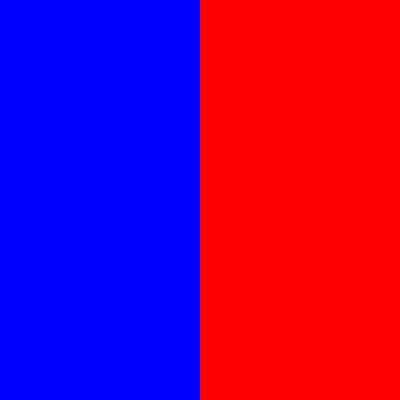
Frame 1 (no input)
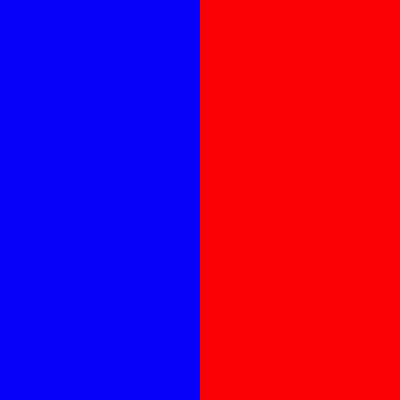
Frame 60 (no input)
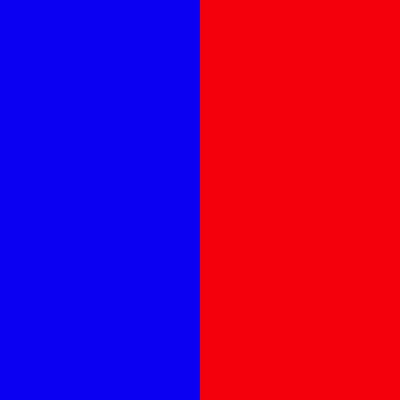
Frame 120 (the mouse pressed at the canvas centre since frame 60)

The p5.js sketch that drew these frames (run headless with seeded random() and noise() and a simulated clock; from frame 60 on, the mouse is pressed at the canvas centre):

// p5.js sketch
// ── sketch.js
// two color vars
var c1 = 0;
var c2 = 255;

// start by incrementing c1 and decrementing c2
var c1dir = .1;
var c2dir = -.1;

function setup() {
	createCanvas(400, 400);
}

function draw() {
	noStroke();

	// draw rect on the left (starts as blue turns red)
	fill(c1, 0, c2);
	rect(0, 0, width/2, height);

	// draw rect on right (starts as red turns blue)
	fill(c2, 0, c1);
	rect(width/2, 0, width/2, height);

	// adjust color values
	c1 = c1 + c1dir;
	c2 = c2 + c2dir;

	// reverse direction of col change
	if (c1 < 0 || c1 > 255) {
		c1dir *= -1;
	}

	if (c2 < 0 || c2 > 255) {
		c2dir *= -1;
	}
}
